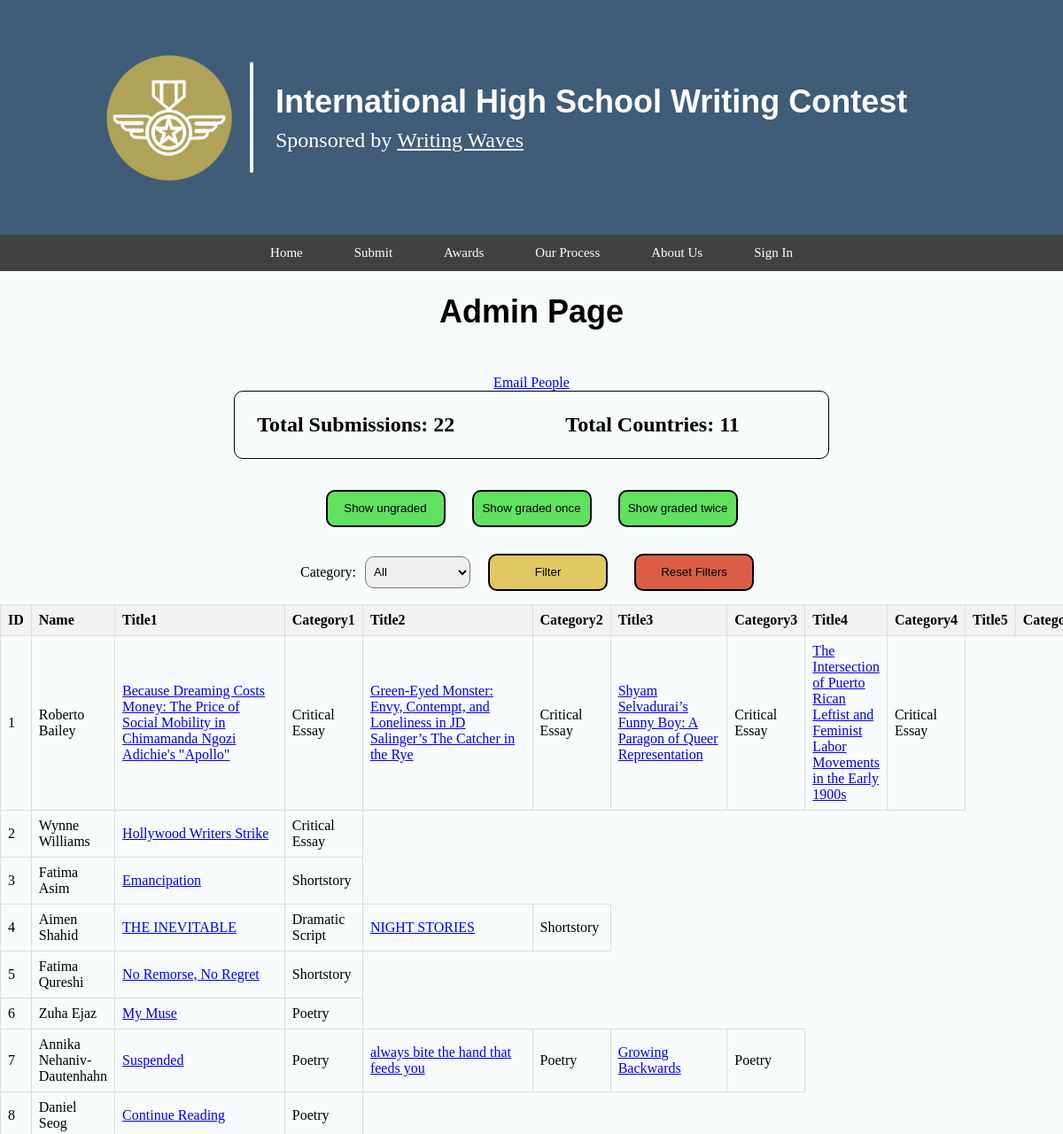
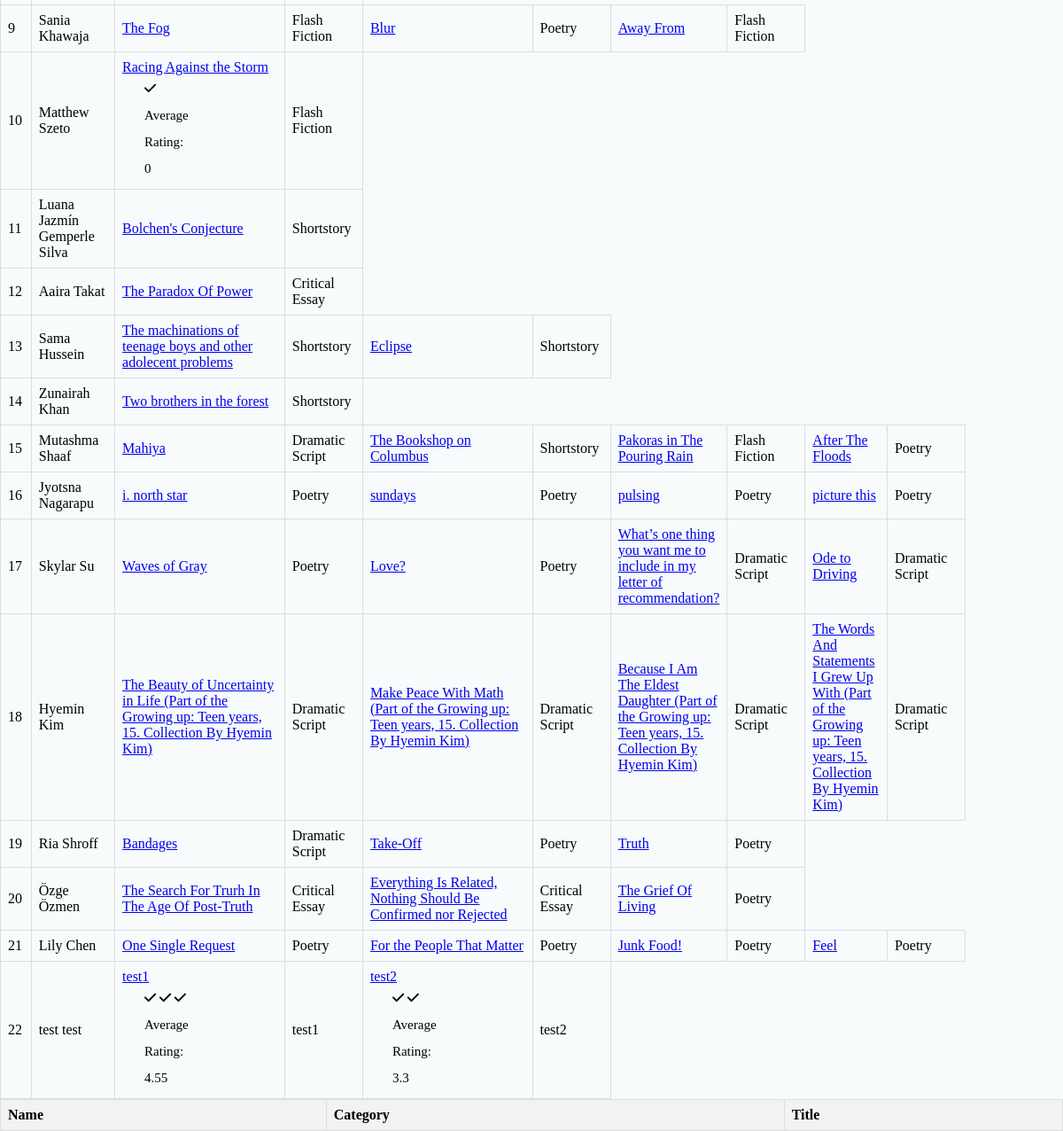
/admin-page/, run on the app's committed database (2 pictures, top to bottom).
### website_data/models.py (models this page shows, shortened)
class TestFileModel(models.Model):
    firstname = models.CharField(default="___", max_length=100)
    lastname = models.CharField(default="___", max_length=100)
    email = models.CharField(default="___", max_length=100)
    phone_number = models.CharField(default="___", max_length=100)
    country = models.CharField(default="___", max_length=100)
    city = models.CharField(default="___", max_length=100)
    zipcode = models.CharField(default="___", max_length=100)
    grade_level = models.CharField(default="___", max_length=100)
    birthday = models.DateField(default="1990-01-01")
    school_name = models.CharField(default="___", max_length=100)
    school_address = models.CharField(default="___", max_length=100)
    parent_firstname = models.CharField(default="___", max_length=100)
    parent_lastname = models.CharField(default="___", max_length=100)
    parent_email = models.CharField(default="___", max_length=100)
    parent_phone_number = models.CharField(default="___", max_length=100)
    category1 = models.CharField(default="___", max_length=100)
    title1 = models.CharField(default="___", max_length=100)
    word_count1 = models.CharField(default="___", max_length=100)
    pdf_file1 = models.FileField(default="___")
    category2 = models.CharField(default="___", max_length=100)
    title2 = models.CharField(default="___", max_length=100)
    word_count2 = models.CharField(default="___", max_length=100)
    pdf_file2 = models.FileField(default="___")
    category3 = models.CharField(default="___", max_length=100)
    title3 = models.CharField(default="___", max_length=100)
    word_count3 = models.CharField(default="___", max_length=100)
    pdf_file3 = models.FileField(default="___")
    category4 = models.CharField(default="___", max_length=100)
    title4 = models.CharField(default="___", max_length=100)
    word_count4 = models.CharField(default="___", max_length=100)
    pdf_file4 = models.FileField(default="___")
    category5 = models.CharField(default="___", max_length=100)
    title5 = models.CharField(default="___", max_length=100)
    word_count5 = models.CharField(default="___", max_length=100)
    pdf_file5 = models.FileField(default="___")
    class Meta:
        verbose_name = "Student Submission"

class JudgeModel1(models.Model):
    graded_by = models.CharField(max_length=50)
    review = models.CharField(max_length=300)
    rating = models.CharField(max_length=5)
    submission = models.CharField(max_length=5)
    sub_number = models.CharField(max_length=5)

class JudgeModel2(models.Model):
    graded_by = models.CharField(max_length=50)
    review = models.CharField(max_length=300)
    rating = models.CharField(max_length=5)
    submission = models.CharField(max_length=5)
    sub_number = models.CharField(max_length=5)

class JudgeModel3(models.Model):
    graded_by = models.CharField(max_length=50)
    review = models.CharField(max_length=300)
    rating = models.CharField(max_length=5)
    submission = models.CharField(max_length=5)
    sub_number = models.CharField(max_length=5)

### website_data/views.py (the view)
# urls.py: path('admin-page/', views.admin_page),
def admin_page(request):
    combined_model = list(JudgeModel1.objects.all().values()) + list(JudgeModel2.objects.all().values()) + list(JudgeModel3.objects.all().values())
    graded_lst = [int(i['submission']) for i in combined_model]
    countries = [d['country'] for d in list(TestFileModel.objects.all().values())]
    countries = set(countries)
    return render(request, "admin_page.html", {"submissions": list(TestFileModel.objects.all().values()),
                                               "gradings": combined_model,
                                               "graded_lst": graded_lst,
                                               "countries": countries})

### website_data/templates/admin_page.html (shortened to what this page needs)
{% load static %}
<!DOCTYPE html>
<html lang="en">
  <head>
    <link rel="stylesheet" href="../static/style.css" />
  </head>
  <body>
    <ul class="top-nav">
      <img class="logo" src="../static/jack_logo.png" alt="">
      <div class="vl"></div>
      <div class="title-nav">
        <h1>International High School Writing Contest</h1>
        <div class="underline-text">
          <h2>Sponsored by</h2>
          <h2 style="text-decoration: underline; margin-left: 6px !important;">Writing Waves</h2>
        </div>
      </div>
    </ul>
    <nav>
      <ul class="right">
        <li><a href="/home" style="color: white; background-color: rgba(0, 0, 0, 0);">Home</a></li>
        <li><a href="/submit">Submit</a></li>
        <li><a href="/awards">Awards</a></li>
        <li><a href="/process">Our Process</a></li>
        <li><a href="/about">About Us</a></li>
        <li><a href="/sign-in">Sign In</a></li>
      </ul>
    </nav>
    <h1>Admin Page</h1>
    <a href="/admin-page/email-page" style="text-align: center;">Email People</a>
    <div style="display: flex;border: 1px solid black;border-radius: 10px;margin: 0 auto 20px auto;">
      <h2>Total Submissions: {{submissions|length}}</h2>
      <h2>Total Countries: {{countries|length}}</h2>
    </div>
    <div class="filter-box">
      <button onclick="showUngraded()">Show ungraded</button>
      <button onclick="showGradedOnce()">Show graded once</button>
      <button onclick="showGradedTwice()">Show graded twice</button>
    </div>
    <div class="filter-box">
      <label for="category">Category:</label>
      <select id="category" name="category">
          <option value="all">All</option>
      </select>
      <button onclick="filter()" style="background-color: #e1c860 !important;">Filter</button>
      <button onclick="javascript:window.location.reload()" style="background-color: #da5e46 !important;">Reset Filters</button>
    </div>
    <table id="submission-table">
      <thead>
        <tr>
          <th>ID</th>
          <th>Name</th>
          <th>Title1</th>
          <th>Category1</th>
          <th>Title2</th>
          <th>Category2</th>
          <th>Title3</th>
          <th>Category3</th>
          <th>Title4</th>
          <th>Category4</th>
          <th>Title5</th>
          <th>Category5</th>
        </tr>
      </thead>
      <tbody>
        {% for submission in submissions %}
          {% if submission.id in graded_lst %}
            <tr class="graded">
              <td>{{forloop.counter}}</td>
              <td>{{submission.firstname}} {{submission.lastname}}</td>
              <td class='title-field'>
                <a href="/admin-page/submission?id={{submission.id}}&sub=1">{{submission.title1}}</a>
                <p class="judge-reviews">
                  {% for grade in gradings %}
                      {% if submission.id|slugify == grade.submission|slugify and grade.sub_number == '1' %}
                        <i class="fa-solid fa-check"></i>
                      {% endif %}
                  {% endfor %}
                </p>
              </td>
              <td class='category-field'>{{submission.category1}}</td>
              {% if submission.title2 != "" and submission.title2 != "___" %}
                <td class='title-field'>
                  <a href="/admin-page/submission?id={{submission.id}}&sub=2">{{submission.title2}}</a>
                  <p class="judge-reviews">
                    {% for grade in gradings %}
                        {% if submission.id|slugify == grade.submission|slugify and grade.sub_number == '2' %}
                          <i class="fa-solid fa-check"></i>
                        {% endif %}
                    {% endfor %}
                  </p>
                </td>
                <td class='category-field'>{{submission.category2}}</td>
              {% endif %}
            </tr>
          {% else %}
            <tr>
              <td>{{forloop.counter}}</td>
              <td>{{submission.firstname}} {{submission.lastname}}</td>
              <td class='title-field'><a href="/admin-page/submission?id={{submission.id}}&sub=1">{{submission.title1}}</a></td>
              <td class='category-field'>{{submission.category1}}</td>
              {% if submission.title2 != "" and submission.title2 != "___" %}
                <td class='title-field'><a href="/admin-page/submission?id={{submission.id}}&sub=2">{{submission.title2}}</a></td>
                <td class='category-field'>{{submission.category2}}</td>
              {% endif %}
              {% if submission.title3 != "" and submission.title3 != "___" %}
                <td class='title-field'><a href="/admin-page/submission?id={{submission.id}}&sub=3">{{submission.title3}}</a></td>
                <td class='category-field'>{{submission.category3}}</td>
              {% endif %}
              {% if submission.title5 != "" and submission.title5 != "___" %}
                <td class='title-field'><a href="/admin-page/submission?id={{submission.id}}&sub=5">{{submission.title5}}</a></td>
                <td class='category-field'>{{submission.category5}}</td>
              {% endif %}
            </tr>
        {% endif %}
        {% endfor %}
      </tbody>
    </table>
    <table id="new-submission-table">
      <thead>
        <tr>
          <th>Name</th>
          <th>Category</th>
          <th>Title</th>
        </tr>
      </thead>
    </table>
</body>
</html>

### website_data/static/style.css (style rules this page uses)
html { overflow-x: hidden; }
body { margin: 0; background-color: #F7FBFC; position: relative; display: flex; flex-direction: column; }
h1 { font-family: 'Apex Mk3', sans-serif; text-align: center; font-size: 45px; margin: 25px; margin-bottom: 50px; }
@media screen and (max-width: 1232px) { h1 { font-size: 3vw; } }
@media screen and (max-width: 1232px) { h2 { font-size: 2vw; } }
body > nav > ul > li:nth-child(1) > a { color: black; background-color: white; }
@media (max-width: 1245px) { p, li, h3 { font-size: 15px !important; } }
body { overflow-x: hidden; }
h2 { line-height: 35px; margin-left: 25px; margin-right: 100px; }
p { margin-left: 25px; margin-right: 100px; line-height: 35px; }
nav { height: 41px; width: 100%; font-size: 20px; margin: 0; display: flex; flex-wrap: wrap; align-content: center; justify-content: center; top: 0; position: sticky; background-color: #414141; }
.top-nav { width: 100%; height: 65px; margin: 0; padding: 100px; background-color: #3f5c79; display: flex; align-items: center; }
.title-nav { display: flex; flex-direction: column; }
.title-nav h1 { margin-bottom: 0px !important; }
.title-nav h2 { margin-top: 5px !important; font-family: 'Apex Mk3'; font-weight: 300; color: white; }
.underline-text { display: flex; }
.underline-text h2 { margin-right: 0 !important; }
.logo { width: 182px; }
.vl { border-left: 4px solid rgb(255, 255, 255); border-radius: 5px; height: 125px; }
.top-nav h1 { color: white; }
nav ul { height: 175px; list-style-type: none; margin: 0; padding: 0; overflow: hidden; display: flex; align-items: center; }
nav ul li { float: left; }
nav ul li a { display: block; color: white; text-align: center; padding: 9px 29px; text-decoration: none; transition: background-color 0.1s ease-in-out; }
h2 { font-size: 2vw; }
p { font-size: 1vw; }
@media screen and (max-width: 1900px) { li { height: auto; font-size: 25px; } }

### website_data/templates/admin_page.html (style rules this page uses)
p { margin-left: 25px; margin-bottom: 0px; margin-right: 100px; margin-top: 0px; line-height: 30px; text-transform: capitalize; }
.filter-box { display: flex; flex-wrap: wrap; justify-content: center; }
.filter-box button { border-radius: 10px; outline: none; height: 42px; width: 135px; margin: 15px; background-color: #60e160; border: 2px solid black; cursor: pointer; }
.filter-box label { margin: auto 5px; }
.filter-box select { height: 36px; margin: auto 5px; border-radius: 10px; padding-left: 5px; cursor: pointer; }
table { border-collapse: collapse; width: 100%; }
th, td { border: 1px solid #dddddd; text-align: left; padding: 8px; }
th { background-color: #f2f2f2; }

### data on the page
TestFileModel: firstname "Roberto", lastname "Bailey", title1 "Because Dreaming Costs Money: The Price of Social Mobility in Chimamanda Ngozi Adichie's \"Apollo\"", category1 "Critical Essay", title2 "Green-Eyed Monster: Envy, Contempt, and Loneliness in JD Salinger’s The Catcher in the Rye", category2 "Critical Essay", title3 "Shyam Selvadurai’s Funny Boy: A Paragon of Queer Representation", category3 "Critical Essay", title5 "The Intersection of Puerto Rican Leftist and Feminist Labor Movements in the Early 1900s", category5 "Critical Essay"
TestFileModel: firstname "Wynne", lastname "Williams", title1 "Hollywood Writers Strike", category1 "Critical Essay"
TestFileModel: firstname "Fatima", lastname "Asim", title1 "Emancipation", category1 "Shortstory"
TestFileModel: firstname "Aimen", lastname "Shahid", title1 "THE INEVITABLE", category1 "Dramatic Script", title2 "NIGHT STORIES", category2 "Shortstory"
TestFileModel: firstname "Fatima", lastname "Qureshi", title1 "No Remorse, No Regret", category1 "Shortstory"
TestFileModel: firstname "Zuha", lastname "Ejaz", title1 "My Muse", category1 "Poetry"
TestFileModel: firstname "Annika", lastname "Nehaniv-Dautenhahn", title1 "Suspended", category1 "Poetry", title2 "always bite the hand that feeds you", category2 "Poetry", title3 "Growing Backwards", category3 "Poetry"
TestFileModel: firstname "Daniel", lastname "Seog", title1 "Continue Reading", category1 "Poetry"
TestFileModel: firstname "Sania", lastname "Khawaja", title1 "The Fog", category1 "Flash Fiction", title2 "Blur", category2 "Poetry", title3 "Away From", category3 "Flash Fiction"
TestFileModel: firstname "Matthew", lastname "Szeto", title1 "Racing Against the Storm", category1 "Flash Fiction"
TestFileModel: firstname "Luana Jazmín", lastname "Gemperle Silva", title1 "Bolchen's Conjecture", category1 "Shortstory"
TestFileModel: firstname "Aaira", lastname "Takat", title1 "The Paradox Of Power", category1 "Critical Essay"
TestFileModel: firstname "Sama", lastname "Hussein", title1 "The machinations of teenage boys and other adolecent problems", category1 "Shortstory", title2 "Eclipse", category2 "Shortstory"
TestFileModel: firstname "Zunairah", lastname "Khan", title1 "Two brothers in the forest", category1 "Shortstory"
TestFileModel: firstname "Mutashma", lastname "Shaaf", title1 "Mahiya", category1 "Dramatic Script", title2 "The Bookshop on Columbus", category2 "Shortstory", title3 "Pakoras in The Pouring Rain", category3 "Flash Fiction", title5 "After The Floods", category5 "Poetry"
TestFileModel: firstname "Jyotsna", lastname "Nagarapu", title1 "i. north star", category1 "Poetry", title2 "sundays", category2 "Poetry", title3 "pulsing", category3 "Poetry", title5 "picture this", category5 "Poetry"
TestFileModel: firstname "Skylar", lastname "Su", title1 "Waves of Gray", category1 "Poetry", title2 "Love?", category2 "Poetry", title3 "What’s one thing you want me to include in my letter of recommendation?", category3 "Dramatic Script", title5 "Ode to Driving", category5 "Dramatic Script"
TestFileModel: firstname "Hyemin", lastname "Kim", title1 "The Beauty of Uncertainty in Life (Part of the Growing up: Teen years, 15. Collection By Hyemin Kim)", category1 "Dramatic Script", title2 "Make Peace With Math (Part of the Growing up: Teen years, 15. Collection By Hyemin Kim)", category2 "Dramatic Script", title3 "Because I Am The Eldest Daughter (Part of the Growing up: Teen years, 15. Collection By Hyemin Kim)", category3 "Dramatic Script", title5 "The Words And Statements I Grew Up With (Part of the Growing up: Teen years, 15. Collection By Hyemin Kim)", category5 "Dramatic Script"
TestFileModel: firstname "Ria", lastname "Shroff", title1 "Bandages", category1 "Dramatic Script", title2 "Take-Off", category2 "Poetry", title3 "Truth", category3 "Poetry"
TestFileModel: firstname "Özge", lastname "Özmen", title1 "The Search For Trurh In The Age Of Post-Truth", category1 "Critical Essay", title2 "Everything Is Related, Nothing Should Be Confirmed nor Rejected", category2 "Critical Essay", title3 "The Grief Of Living", category3 "Poetry"
TestFileModel: firstname "Lily", lastname "Chen", title1 "One Single Request", category1 "Poetry", title2 "For the People That Matter", category2 "Poetry", title3 "Junk Food!", category3 "Poetry", title5 "Feel", category5 "Poetry"
TestFileModel: firstname "test", lastname "test", title1 "test1", category1 "test1", title2 "test2", category2 "test2"

### other printed values
{{ submissions|length }} "22"
{{ countries|length }} "11"
